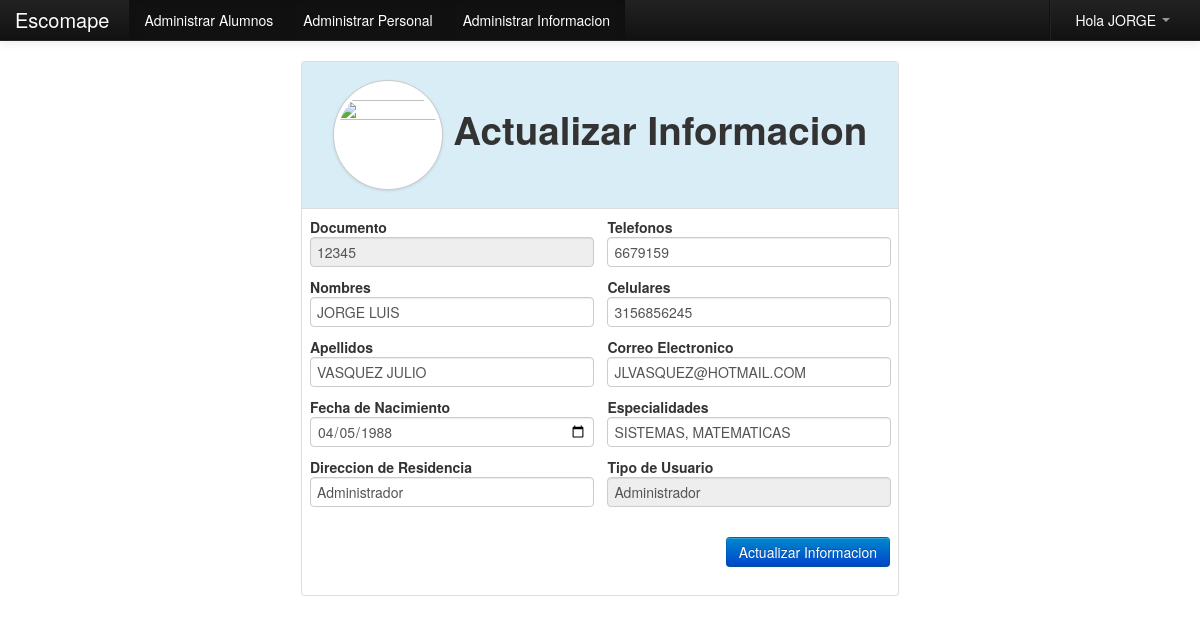
Page /cambiar_info.php (signed in) on the committed database.
### tables this page shows
CREATE TABLE IF NOT EXISTS `profesor` (
  `id` int(11) NOT NULL AUTO_INCREMENT,
  `nom` varchar(255) NOT NULL,
  `ape` varchar(255) NOT NULL,
  `doc` varchar(255) NOT NULL,
  `con` varchar(255) NOT NULL,
  `fecha` date NOT NULL,
  `dir` varchar(255) NOT NULL,
  `tel` varchar(255) NOT NULL,
  `cel` varchar(255) NOT NULL,
  `correo` varchar(255) NOT NULL,
  `especialidad` varchar(255) NOT NULL,
  `estado` varchar(255) NOT NULL,
  `tipo` varchar(255) NOT NULL,
  PRIMARY KEY (`id`)
);

### Modulos/php_conexion.php (called while the page is built, shortened)
<?php
	function limpiar($tags){
		return $tags;
	}
?>

### Modulos/class_buscar.php (called while the page is built, shortened)
<?php
class Consultar_Profesor{
	private $fetch;
	function __construct($codigo){
		$this->consulta = mysql_query("SELECT * FROM profesor WHERE doc='$codigo'");
		$this->fetch = mysql_fetch_array($this->consulta);
	}
	function consultar($campo){
		return $this->fetch[$campo];
	}
}
?>

### cambiar_info.php (the view, shortened to what this page needs)
<?php
	include_once "Modulos/php_conexion.php";
	include_once "Modulos/class_buscar.php";
	include_once "Modulos/Profesor/class/class.php";
	if($_SESSION['tipo_user']=='a' or $_SESSION['tipo_user']=='p'){
		$usu=limpiar($_SESSION['cod_user']);
	}else{
		header('Location:error.php');
	}
?>
<!DOCTYPE html>
<html lang="es">
  <head>
    <link href="css/bootstrap.css" rel="stylesheet">
    <link href="css/bootstrap-responsive.css" rel="stylesheet">
  </head>
  <body>
    <?php include_once "menu/m_principal.php"; ?>
    <div align="center">
    	<table width="50%">
          <tr>
            <td>
            	<?php
					$oProfesor=new Consultar_Profesor($usu);
				?>
                <table class="table table-bordered">
                  <tr class="info">
                    <td>
                    	<h1 align="center"><img src="img/act.jpg" width="100" height="100" class="img-circle img-polaroid"> Actualizar Informacion</h1>
                    </td>
                  </tr>
                  <tr>
                    <td>
                    	<form name="form1" method="post" action="">
                        <div class="row-fluid">
                            <div class="span6">
	<strong>Documento</strong><br>
    <input type="text" name="doc" class="input-xlarge" autocomplete="off" readonly value="<?php echo $usu; ?>"><br>
    <strong>Nombres</strong><br>
    <input type="text" name="nom" class="input-xlarge" autocomplete="off" required value="<?php echo $oProfesor->consultar('nom'); ?>"><br>
    <strong>Apellidos</strong><br>
    <input type="text" name="ape" class="input-xlarge" autocomplete="off" required value="<?php echo $oProfesor->consultar('ape'); ?>"><br>
    <strong>Fecha de Nacimiento</strong><br>
    <input type="date" name="fecha" class="input-xlarge" autocomplete="off" required value="<?php echo $oProfesor->consultar('fecha'); ?>"><br>
    <strong>Direccion de Residencia</strong><br>
    <input type="text" name="dir" class="input-xlarge" autocomplete="off" required value="<?php echo $oProfesor->consultar('dir'); ?>"><br>
                          </div>
                            <div class="span6">
	<strong>Telefonos</strong><br>
    <input type="text" name="tel" class="input-xlarge" autocomplete="off" required value="<?php echo $oProfesor->consultar('tel'); ?>"><br>
    <strong>Celulares</strong><br>
    <input type="text" name="cel" class="input-xlarge" autocomplete="off" required value="<?php echo $oProfesor->consultar('cel'); ?>"><br>
    <strong>Correo Electronico</strong><br>
    <input type="email" name="correo" class="input-xlarge" autocomplete="off" required value="<?php echo $oProfesor->consultar('correo'); ?>"><br>
    <strong>Especialidades</strong><br>
    <input type="text" name="especialidad" class="input-xlarge" autocomplete="off" required value="<?php echo $oProfesor->consultar('especialidad'); ?>"><br>
    <strong>Tipo de Usuario</strong><br>
    <?php
		if($oProfesor->consultar('tipo')=='a'){
			$tipo='Administrador';
		}else{
			$tipo='Profesor';
		}
	?>
    <input type="text" name="dir" class="input-xlarge" autocomplete="off" readonly value="<?php echo $tipo; ?>"><br><br>
    <div align="right"><button type="submit" class="btn btn-primary">Actualizar Informacion</button></div>
                          </div>
                        </div>
                        </form>
                    </td>
                  </tr>
                </table>
            </td>
          </tr>
        </table>
    </div>
  </body>
</html>

### cambiar_info.php (style rules this page uses)
body { padding-top: 60px; padding-bottom: 40px; }

### rows in the picture
profesor: nom "JORGE LUIS", ape "VASQUEZ JULIO", fecha "04/05/1988", dir "Administrador", tel "6679159", cel "3156856245", correo "JLVASQUEZ@HOTMAIL.COM", especialidad "SISTEMAS, MATEMATICAS"

### other values in the picture
$_SESSION['user_name'] "JORGE"
